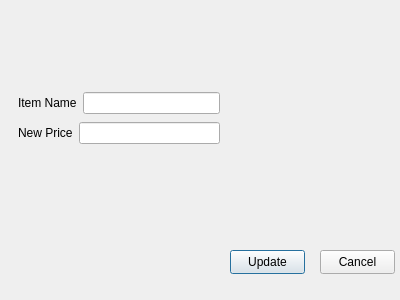
<?xml version="1.0" encoding="UTF-8"?>
<ui version="4.0">
 <class>editItem</class>
 <widget class="QDialog" name="editItem">
  <property name="geometry">
   <rect>
    <x>0</x>
    <y>0</y>
    <width>400</width>
    <height>300</height>
   </rect>
  </property>
  <property name="windowTitle">
   <string>Dialog</string>
  </property>
  <widget class="QPushButton" name="pushButton">
   <property name="geometry">
    <rect>
     <x>230</x>
     <y>250</y>
     <width>75</width>
     <height>24</height>
    </rect>
   </property>
   <property name="text">
    <string>Update</string>
   </property>
  </widget>
  <widget class="QPushButton" name="pushButton_2">
   <property name="geometry">
    <rect>
     <x>320</x>
     <y>250</y>
     <width>75</width>
     <height>24</height>
    </rect>
   </property>
   <property name="text">
    <string>Cancel</string>
   </property>
  </widget>
  <widget class="QWidget" name="">
   <property name="geometry">
    <rect>
     <x>18</x>
     <y>90</y>
     <width>202</width>
     <height>56</height>
    </rect>
   </property>
   <layout class="QVBoxLayout" name="verticalLayout">
    <item>
     <layout class="QHBoxLayout" name="horizontalLayout">
      <item>
       <widget class="QLabel" name="label">
        <property name="text">
         <string>Item Name</string>
        </property>
       </widget>
      </item>
      <item>
       <widget class="QLineEdit" name="updateNameEdit"/>
      </item>
     </layout>
    </item>
    <item>
     <layout class="QHBoxLayout" name="horizontalLayout_2">
      <item>
       <widget class="QLabel" name="label_2">
        <property name="text">
         <string>New Price</string>
        </property>
       </widget>
      </item>
      <item>
       <widget class="QLineEdit" name="UpdatePriceEdit"/>
      </item>
     </layout>
    </item>
   </layout>
  </widget>
 </widget>
 <resources/>
 <connections>
  <connection>
   <sender>pushButton_2</sender>
   <signal>clicked()</signal>
   <receiver>editItem</receiver>
   <slot>close()</slot>
   <hints>
    <hint type="sourcelabel">
     <x>360</x>
     <y>267</y>
    </hint>
    <hint type="destinationlabel">
     <x>363</x>
     <y>289</y>
    </hint>
   </hints>
  </connection>
 </connections>
</ui>
